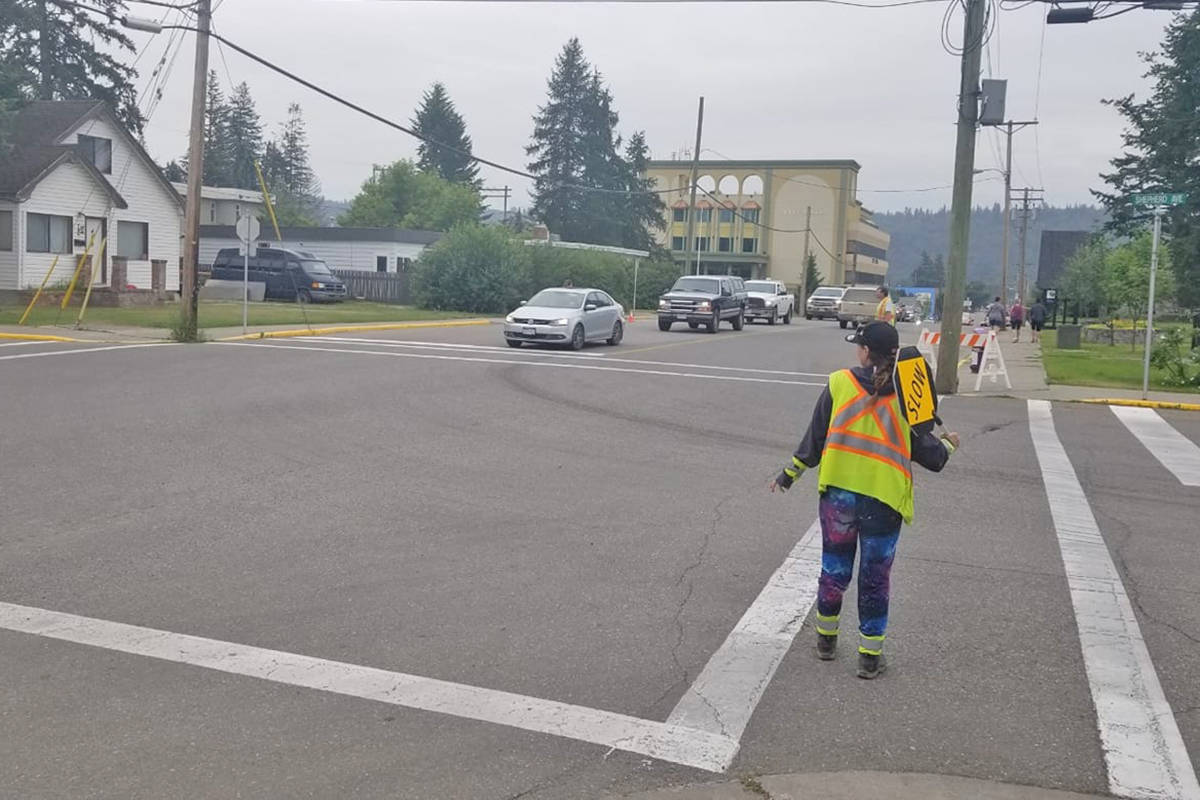
#> input picture Image/ForLDW.jpeg, 1200 x 800 px, given in place of the camera
$ python Skinmask.py
#> lines starting #> are read from the running program, lines starting #| are printed output that depends on the picture; after the words box and inside, x2 and y2 are one past the last pixel; in counts of white or black regions, pixels touching at a corner belong together
import cv2
import numpy as np

def get_frame(cap, scaling_factor):
    # Read the current frame from the video capture object
#> called with scaling_factor = 0.5
    _, frame = cap.read()
#> frame is the input picture: shape (800, 1200, 3); mean B, G, R 144.8, 145.8, 147.1

    # Resize the image
    frame = cv2.resize(frame, None, fx=scaling_factor, fy=scaling_factor, interpolation=cv2.INTER_AREA)
#> frame: shape (400, 600, 3)
    return frame

if __name__ == '__main__':
    #Define the video capture object
    cap = cv2.VideoCapture(0)

    # Define the scaling factor for the images
    scaling_factor = 0.5

    # Keep reading the frames from the webcam until the user hits the 'ESC' key
    while True:
        # Grab the current frame
        frame = get_frame(cap, scaling_factor)

        # Convert the image to HSV colorspace
        hsv = cv2.cvtColor(frame, cv2.COLOR_BGR2HSV)
#> hsv: shape (400, 600, 3); mean H, S, V 62, 21.4, 152.1

        # Define the range of skin color in HSV
        lower = np.array([0,30, 60])
        upper = np.array([30,150,255])

        # Threshold the HSV image to get only skin
        mask = cv2.inRange(hsv,lower,upper)
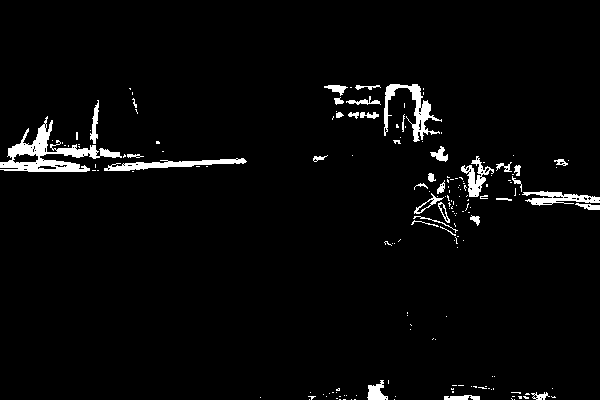
#> mask: shape (400, 600); 3.2% white; 176 white regions (138 under 20 px), largest, box (x1, y1, x2, y2) and area: (0, 116, 122, 172) 2043, (384, 84, 442, 142) 986, (104, 158, 247, 171) 775

        img_bitwise_and = cv2.bitwise_and(frame, frame, mask=mask)
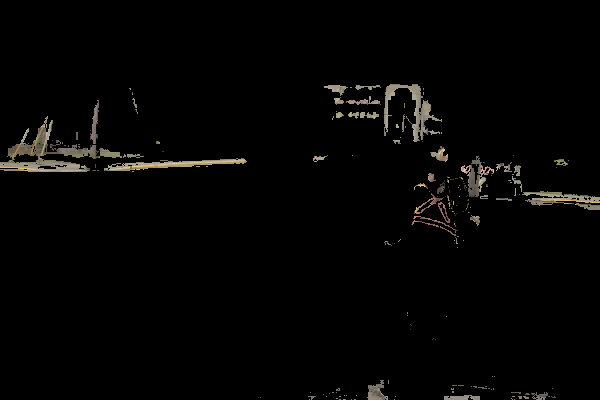
#> img_bitwise_and: shape (400, 600, 3); mean B, G, R 3.6, 4.3, 4.6

        # Run median blurring to smoothen the image
        img_median_blurred = cv2.medianBlur(img_bitwise_and,5)
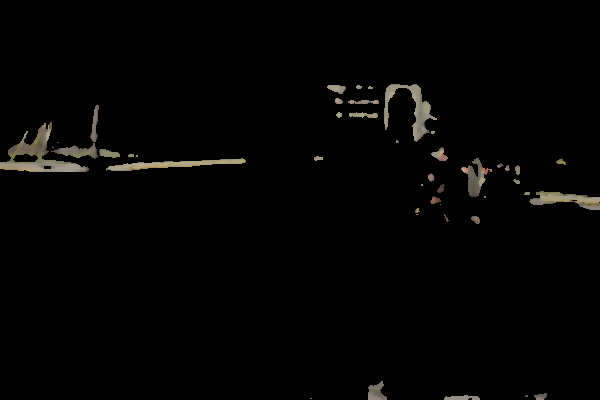
#> img_median_blurred: shape (400, 600, 3); mean B, G, R 3, 3.6, 3.9

        # Display the input and output frames
        cv2.imshow('Input', frame)
        cv2.imshow('Output', img_median_blurred)

        # Check if the user hit the 'ESC' key
        c = cv2.waitKey(5)
#> (key Esc is pressed here)
        if c == 27:
            break

    # Close all the window
    cv2.destroyAllWindows()
